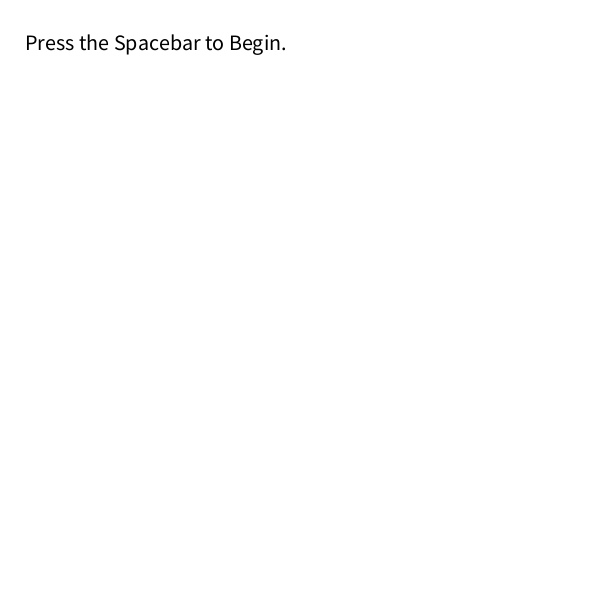
Frame 1 (no input)
Frame 60 (the mouse pressed at the canvas centre just before this capture): identical to frame 1, image omitted
Frame 120 (the mouse held since frame 60 and released just before this capture): identical to frame 1, image omitted

The Processing sketch that drew this single still picture (run headless with seeded random() and noise(); from frame 60 on, the mouse is pressed at the canvas centre):

// Processing sketch: processing_159951
// ── processing_159951.pde

int turneraser = 0;
int LavaX;
int LavaY;
int score;
int difficulty;
int runthrough;
 
int state = 0;
//state is 0,1,2 - it determines which mode that draw is in
  
void setup() {  //setup function called initially, only once
size(600,600);
 
}
  
void draw()
{
int myX=mouseX;
int myY=mouseY;
 
if(state == 0)
{
  LavaX = 300;
  LavaY = 300;
  score = 0;
  difficulty=4;
  runthrough=0;
   
  background(255);
fill(0);
textSize(22);
text("Press the Spacebar to Begin.",25,50);
    
}
 
if (state == 1)
{
  //builds both the lava and the player dot
   
fill(0,0,255);
ellipse(myX,myY,20,20);
fill(255,0,0);
ellipse(LavaX,LavaY,difficulty,difficulty);
  
if(LavaX<myX)
LavaX+=4;
if(LavaX>myX)
LavaX-=4;
//moves lava to player's dot, by 10 pixels at a time.
if(LavaY<myY)
LavaY+=4;
if(LavaY>myY)
LavaY-=4;
  
  
  
turneraser++;
if (turneraser>5 && turneraser<10)
{
background(255);
fill(0);
textSize(22);
text("You are the blue dot!  Dodge the red one!\nScore: " + score,25,50);
turneraser=0;
}
  
if(dist(LavaX,LavaY,myX,myY)<=difficulty/2)
{
  state = 2;
}
 score++;
 runthrough++;
 if(runthrough >= 10);
 {
 
 runthrough = 0;
 difficulty++;
 }
}
 
if(state == 2)
 
{
 background(0);
fill(255);
textSize(22);
text("You Died to Death!  Press Space to Restart.\nYour score was "+ score + ".",25,50);
 
 
 
 
}
 
}
  
void keyPressed() {
  if(state == 0)
  {
    if(key == ' '){
     state = 1;
    }
  }
  else if (state == 2)
  {
    if(key == ' '){
     state = 0;
  }
   
  }
   
}
